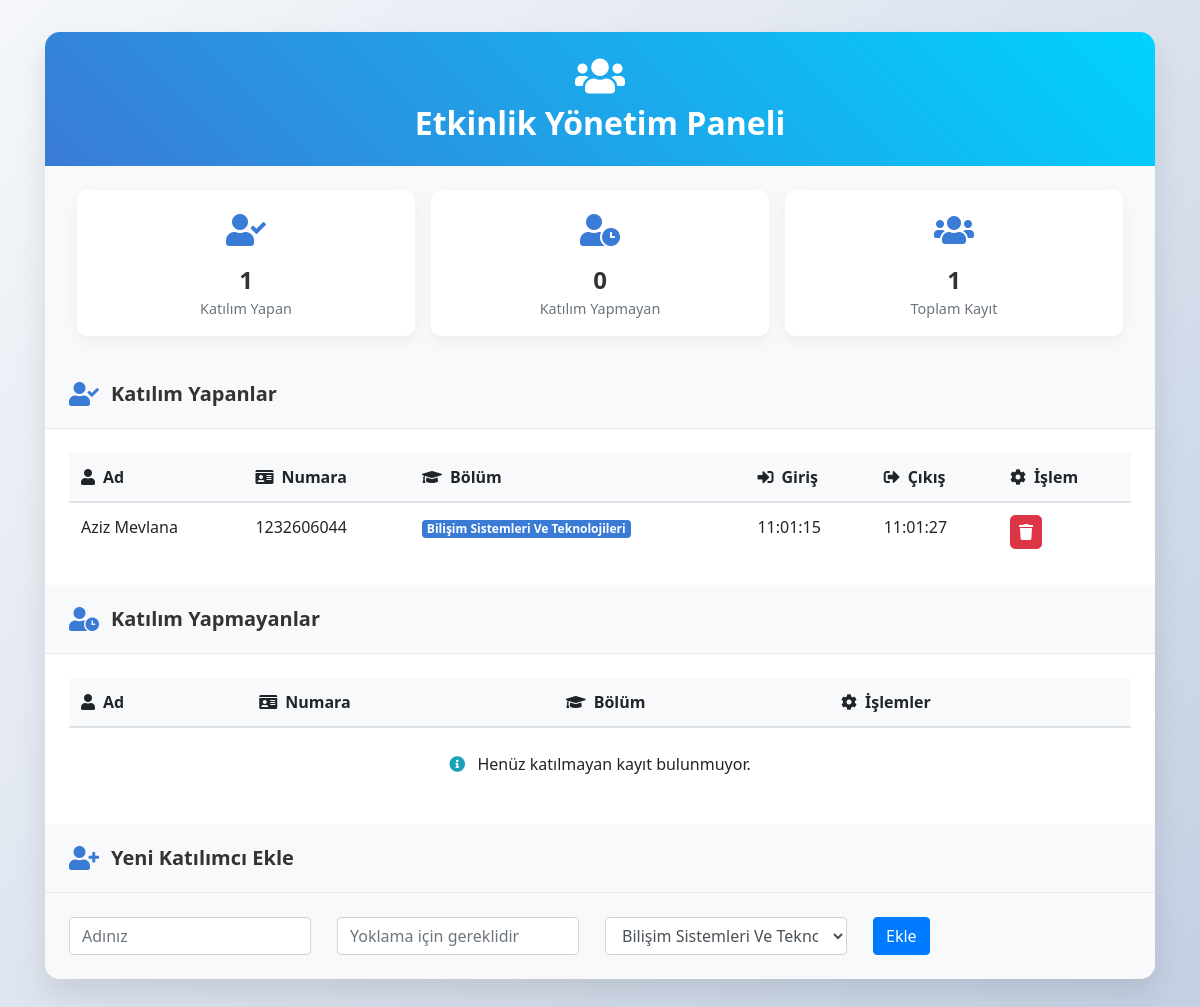
Page /katilimci-listesi/ (signed in) on the earlier database version.
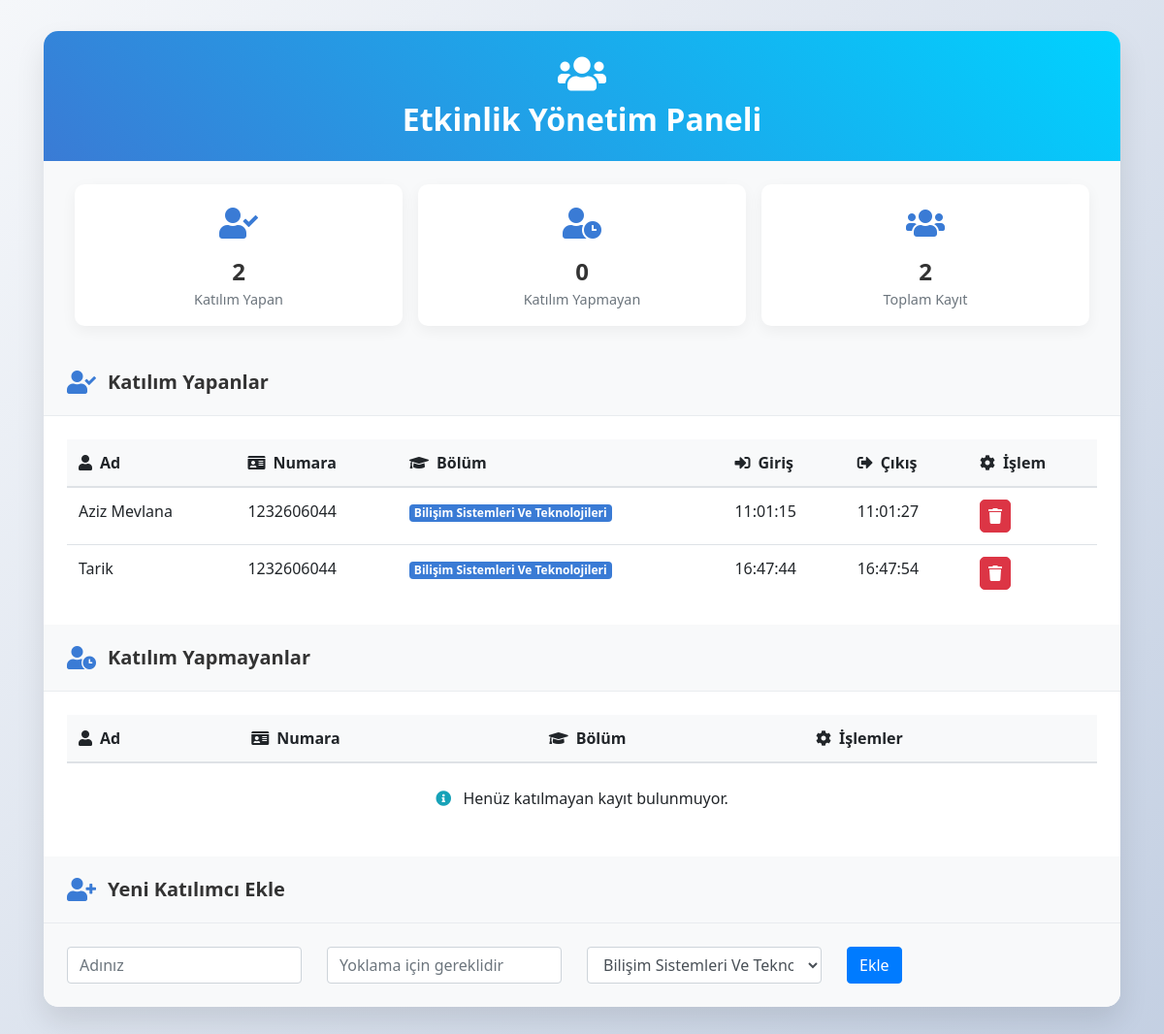
Same page on the later database version.
### etkinlik/models.py (models this page shows, shortened)
class Ticket(models.Model):
    CHOICES = (
        (1, "Bilişim Sistemleri Ve Teknolojileri"),
        (2, "Bankacılık Ve Sigortacılık"),
        (3, "Halkla İlişkiler Ve Reklamcılık"),
        (4, "Gümrük İşletme"),
        (5, "Uluslararası Ticaret Ve Finansman"),
        (6, "Diğer"),
    )
    name = models.CharField(max_length=100, null=True)
    student_id = models.CharField(max_length=10)
    department = models.IntegerField(choices=CHOICES, default=6)  # Varsayılan değer olarak "Diğer" (6) kullanılıyor
    qr_code = models.CharField(max_length=255, unique=True, blank=True)  # Her bilet için benzersiz QR kod verisi
    is_joined = models.BooleanField(default=False)  # Katılım onaylanıp onaylanmadığını belirtir
    entry_date = models.DateTimeField(null=True)  # İlk giriş tarihi
    leave_date = models.DateTimeField(null=True)  # Son giriş tarihi

### etkinlik/views.py (the view)
    def wrapper(request, *args, **kwargs):
        if not request.user.is_authenticated:
            return HttpResponseRedirect('/admin/login/?next=' + request.path)
        return view_func(request, *args, **kwargs)

### etkinlik/forms.py
class KatilimForm(forms.Form):
    name = forms.CharField(
        max_length=100,
        label='Adınız',
        widget=forms.TextInput(attrs={'class': 'form-control', 'placeholder': 'Adınız'})
    )
    student_id = forms.CharField(
        max_length=10,
        label='Öğrenci Numaranız',
        widget=forms.TextInput(attrs={'class': 'form-control', 'placeholder': 'Yoklama için gereklidir'})
    )
    department = forms.ChoiceField(
        choices=(
            (1, "Bilişim Sistemleri Ve Teknolojileri"),
            (2, "Bankacılık Ve Sigortacılık"),
            (3, "Halkla İlişkiler Ve Reklamcılık"),
            (4, "Gümrük İşletme"),
            (5, "Uluslararası Ticaret Ve Finansman"),
            (6, "Diğer"),
        ),
        label='Bölümünüz',
        widget=forms.Select(attrs={'class': 'form-control'})
    )

### etkinlik/views.py (called while the page is built)
def login_required(view_func):
    def wrapper(request, *args, **kwargs):
        if not request.user.is_authenticated:
            return HttpResponseRedirect('/admin/login/?next=' + request.path)
        return view_func(request, *args, **kwargs)
    return wrapper

@login_required
def katilimci_listesi(request):
    katilanlar = Ticket.objects.filter(is_joined=True)
    katilmayanlar = Ticket.objects.filter(is_joined=False)
    toplam_katilimci = (katilanlar.count() + katilmayanlar.count())
    return render(request, "etkinlik/katilimci_listesi.html", {"katilanlar": katilanlar, "katilmayanlar": katilmayanlar, "toplam_katilimci":toplam_katilimci, "form": KatilimForm()})

### etkinlik/templates/etkinlik/katilimci_listesi.html (shortened to what this page needs)
{% load static %}
<!DOCTYPE html>
<html lang="tr">
<head>
    <link rel="stylesheet" href="https://stackpath.bootstrapcdn.com/bootstrap/4.5.2/css/bootstrap.min.css">
    <link rel="stylesheet" href="https://cdnjs.cloudflare.com/ajax/libs/font-awesome/5.15.3/css/all.min.css">
    <link rel="stylesheet" href="{% static 'etkinlik/css/katilimci_listesi.css' %}">
</head>
<body>
    <div class="container">
        <div class="dashboard-container">
            <div class="dashboard-header">
                <i class="fas fa-users mb-2" style="font-size: 2.5rem;"></i>
                <h2>Etkinlik Yönetim Paneli</h2>
            </div>
            <div class="stats-row">
                <div class="stat-card">
                    <div class="icon"><i class="fas fa-user-check"></i></div>
                    <div class="count">{{ katilanlar|length }}</div>
                    <div class="label">Katılım Yapan</div>
                </div>
                <div class="stat-card">
                    <div class="icon"><i class="fas fa-user-clock"></i></div>
                    <div class="count">{{ katilmayanlar|length }}</div>
                    <div class="label">Katılım Yapmayan</div>
                </div>
                <div class="stat-card">
                    <div class="icon"><i class="fas fa-users"></i></div>
                    <div class="count">{{ toplam_katilimci }}</div>
                    <div class="label">Toplam Kayıt</div>
                </div>
            </div>
            <div class="section-title">
                <div class="icon"><i class="fas fa-user-check"></i></div>
                <h3>Katılım Yapanlar</h3>
            </div>
            <div class="table-responsive">
                <table class="table table-hover">
                    <thead>
                        <tr>
                            <th><i class="fas fa-user mr-2"></i>Ad</th>
                            <th><i class="fas fa-id-card mr-2"></i>Numara</th>
                            <th><i class="fas fa-graduation-cap mr-2"></i>Bölüm</th>
                            <th><i class="fas fa-sign-in-alt mr-2"></i>Giriş</th>
                            <th><i class="fas fa-sign-out-alt mr-2"></i>Çıkış</th>
                            <th><i class="fas fa-cog mr-2"></i>İşlem</th>
                        </tr>
                    </thead>
                    <tbody>
                        {% for ticket in katilanlar %}
                            <tr>
                                <td>{{ ticket.name }}</td>
                                <td>{{ ticket.student_id }}</td>
                                <td><span class="badge badge-primary">{{ ticket.get_department_display }}</span></td>
                                <td>{% if ticket.entry_date %}{{ ticket.entry_date|date:"H:i:s" }}{% else %}-{% endif %}</td>
                                <td>{% if ticket.leave_date %}{{ ticket.leave_date|date:"H:i:s" }}{% else %}-{% endif %}</td>
                                <td>
                                    <form method="post" action="{% url 'katilimci_sil' ticket.id %}">
                                        <button type="submit" class="btn btn-danger action-btn" title="Katılımcıyı Sil">
                                            <i class="fas fa-trash"></i>
                                        </button>
                                    </form>
                                </td>
                            </tr>
                        {% endfor %}
                    </tbody>
                </table>
            </div>
            <div class="section-title">
                <div class="icon"><i class="fas fa-user-clock"></i></div>
                <h3>Katılım Yapmayanlar</h3>
            </div>
            <div class="table-responsive">
                <table class="table table-hover">
                    <thead>
                        <tr>
                            <th><i class="fas fa-user mr-2"></i>Ad</th>
                            <th><i class="fas fa-id-card mr-2"></i>Numara</th>
                            <th><i class="fas fa-graduation-cap mr-2"></i>Bölüm</th>
                            <th><i class="fas fa-cog mr-2"></i>İşlemler</th>
                        </tr>
                    </thead>
                    <tbody>
                        {% for ticket in katilmayanlar %}
                            <tr>
                                <td>{{ ticket.name }}</td>
                                <td>{{ ticket.student_id }}</td>
                                <td><span class="badge badge-primary">{{ ticket.get_department_display }}</span></td>
                                <td class="d-flex">
                                    <form method="post" action="{% url 'katilimci_sil' ticket.id %}" class="mr-2">
                                        {% csrf_token %}
                                        <button type="submit" class="btn btn-danger action-btn" title="Katılımcıyı Sil">
                                            <i class="fas fa-trash"></i>
                                        </button>
                                    </form>
                                    <form method="post" action="{% url 'katilimci_katildi' ticket.id %}">
                                        {% csrf_token %}
                                        <button type="submit" class="btn btn-success action-btn" title="Katılımı Onayla">
                                            <i class="fas fa-check"></i>
                                        </button>
                                    </form>
                                </td>
                            </tr>
                        {% empty %}
                            <tr>
                                <td colspan="4" class="text-center py-4">
                                    <i class="fas fa-info-circle mr-2 text-info"></i>
                                    Henüz katılmayan kayıt bulunmuyor.
                                </td>
                            </tr>
                        {% endfor %}
                    </tbody>
                </table>
            </div>
            <div class="section-title">
                <div class="icon"><i class="fas fa-user-plus"></i></div>
                <h3>Yeni Katılımcı Ekle</h3>
            </div>
            <div class="add-form">
                <form method="post" action="{% url 'katilimci_ekle' %}" class="form-row">
                    <div class="form-group col-md-4">
                        {{ form.name }}
                    </div>
                    <div class="form-group col-md-4">
                        {{ form.student_id }}
                    </div>
                    <div class="form-group col-md-4">
                        {{ form.department }}
                    </div>
                    <div class="form-group col-md-12">
                        <button type="submit" class="btn btn-primary">Ekle</button>
                    </div>
                </form>
            </div>
        </div>
    </div>
</body>
</html>

### etkinlik/static/etkinlik/css/katilimci_listesi.css (style rules this page uses)
body { background: linear-gradient(135deg, #f5f7fa 0%, #c3cfe2 100%); min-height: 100vh; padding: 2rem 0; font-family: 'Segoe UI', Tahoma, Geneva, Verdana, sans-serif; }
.dashboard-container { background: white; border-radius: 15px; box-shadow: 0 15px 30px rgba(0, 0, 0, 0.1); overflow: hidden; margin-bottom: 2rem; }
.dashboard-header { background: linear-gradient(45deg, #3a7bd5, #00d2ff); color: white; padding: 1.5rem; text-align: center; }
.dashboard-header h2 { margin: 0; font-weight: 600; }
.stats-row { display: flex; justify-content: space-around; padding: 1.5rem; background-color: #f8f9fa; }
.stat-card { text-align: center; padding: 1rem; background: white; border-radius: 10px; box-shadow: 0 5px 15px rgba(0, 0, 0, 0.05); flex: 1; margin: 0 0.5rem; }
.stat-card .icon { font-size: 2rem; margin-bottom: 0.5rem; color: #3a7bd5; }
.stat-card .count { font-size: 1.5rem; font-weight: bold; color: #333; }
.stat-card .label { color: #6c757d; font-size: 0.9rem; }
.section-title { display: flex; align-items: center; padding: 1rem 1.5rem; border-bottom: 1px solid #e9ecef; background-color: #f8f9fa; }
.section-title .icon { font-size: 1.5rem; margin-right: 0.75rem; color: #3a7bd5; }
.section-title h3 { margin: 0; font-weight: 600; font-size: 1.25rem; color: #333; }
.table-responsive { padding: 1.5rem; }
.table { margin-bottom: 0; }
.table th { background-color: #f8f9fa; border-top: none; }
.action-btn { padding: 0.25rem 0.5rem; border-radius: 5px; }
.add-form { padding: 1.5rem; background-color: #f8f9fa; }
.add-form .form-row { display: flex; align-items: center; }
.add-form .form-group { margin-bottom: 0; margin-right: 1rem; flex: 1; }
.badge-primary { background-color: #3a7bd5; }

Differences in the rows shown:
added Ticket: name "Tarik", student_id "1232606044", department "Bilişim Sistemleri Ve Teknolojileri", entry_date "16:47:44", leave_date "16:47:54"
Other differences:
{{ katilanlar|length }}: "1" → "2"
{{ toplam_katilimci }}: "1" → "2"
